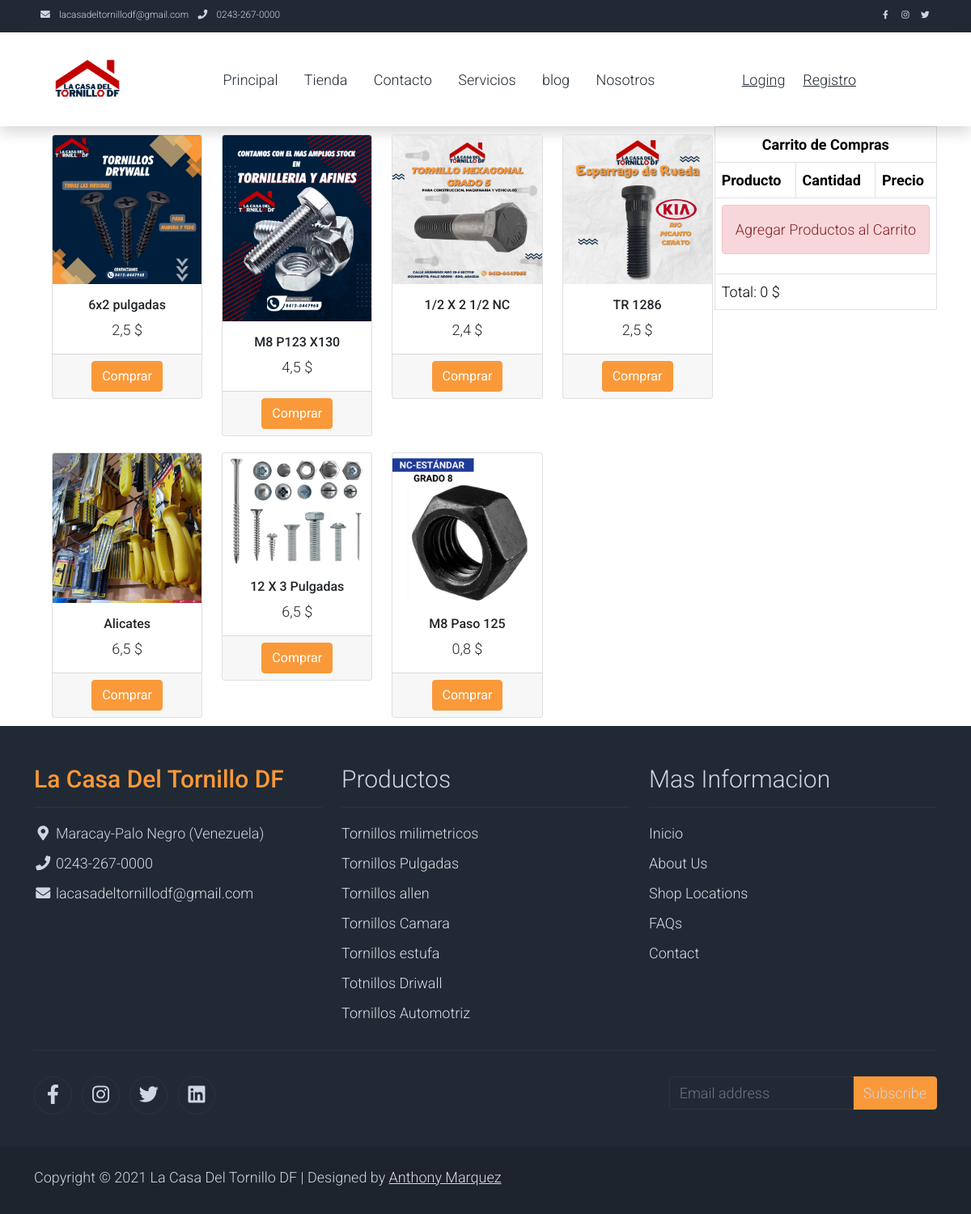
The app's page /tienda/ with its own data.
### tienda/models.py (models this page shows, shortened)
class Producto(models.Model):
    nombre=models.CharField(max_length=50)
    descripcion=models.CharField(max_length=200)
    imagen=models.ImageField(upload_to="tienda", null=True, blank=True)
    categorias=models.ManyToManyField(categorias)
    precio=models.FloatField(null=True, blank=True)
    created=models.DateTimeField(auto_now_add=True)
    updated=models.DateTimeField(auto_now_add=True)
    class Meta:
        verbose_name='producto'
        verbose_name_plural='productos'

### tienda/views.py (the view)
# urls.py: path('tienda/', include('tienda.urls')),
def tienda(request):
    productos=Producto.objects.all()
    return render(request, "tienda/tienda.html", {"productos":productos})

### carro/context_processor.py (called while the page is built)
def importe_total_carro(request):
    total = 0
    if 'carro' in request.session:
        for key, value in request.session["carro"].items():
            total += float(value["precio"])
    return {"importe_total_carro": total}

### templates/tienda/tienda.html (shortened to what this page needs)
{% extends "inicio/base.html" %}
{% load static %}
{% block content %}
<div class="container">
  <div style="float: right;">
    <div id="carro-container">
      {% include "carro/widget.html" %}
    </div>
  </div>
  <div class="row">
    {% for producto in productos %}
      <div class="col-md-3">
        <div class="card" style="width: 100%; margin: 10px 10px;">
          <img src="{{ producto.imagen.url }}" class="card-img-top">
          <div class="card-body" style="text-align:center;">
            <h6 class="card-title">{{ producto.nombre }}</h6>
            <p class="card-text">{{ producto.precio }}&nbsp;$</p>
          </div>
          <div class="card-footer text-center">
            <button class="btn btn-success agregar-producto" data-producto-id="{{ producto.id }}" data-url="{% url 'carro:agregar_producto' producto.id %}">Comprar</button>
          </div>
        </div>
      </div>
    {% endfor %}
  </div>
</div>
{% endblock %}

### templates/inicio/base.html (shortened to what this page needs)
<!DOCTYPE html>
<html lang="en">
<head>
    {% load static %}
    <link rel="stylesheet" href="{% static 'assets/css/bootstrap.min.css' %}">
    <link rel="stylesheet" href="{% static 'assets/css/templatemo.css' %}">
    <link rel="stylesheet" href="{% static 'assets/css/custom.css' %}">
    <link rel="stylesheet" href="{% static 'assets/css/fontawesome.min.css' %}">
    <link rel="stylesheet" href="https://unpkg.com/leaflet@1.7.1/dist/leaflet.css" />
</head>
<body>
    <nav class="navbar navbar-expand-lg bg-dark navbar-light d-none d-lg-block" id="templatemo_nav_top">
        <div class="container text-light">
            <div class="w-100 d-flex justify-content-between">
                <div>
                    <i class="fa fa-envelope mx-2"></i>
                    <a class="navbar-sm-brand text-light text-decoration-none" href="mailto:marquezanthoan15@gmail.com">lacasadeltornillodf@gmail.com</a>
                    <i class="fa fa-phone mx-2"></i>
                    <a class="navbar-sm-brand text-light text-decoration-none" href="tel:010-020-0340">0243-267-0000</a>
                </div>
                <div>
                    <a class="text-light" href="https://fb.com/templatemo" target="_blank" rel="sponsored"><i class="fab fa-facebook-f fa-sm fa-fw me-2"></i></a>
                    <a class="text-light" href="https://www.instagram.com/" target="_blank"><i class="fab fa-instagram fa-sm fa-fw me-2"></i></a>
                    <a class="text-light" href="https://twitter.com/" target="_blank"><i class="fab fa-twitter fa-sm fa-fw me-2"></i></a>
                </div>
            </div>
        </div>
    </nav>
    <nav class="navbar navbar-expand-lg navbar-light shadow">
        <div class="container d-flex justify-content-between align-items-center">
            <a class="navbar-brand text-success logo h1 align-self-center" href="{% url 'inicio'%}">
                <a href="{% url 'inicio'%}">
                    <img src="{% static './assets/img/logosinfondo2.png' %}" alt="Logo Casa del Tornillo DF" style="height: 100px; width: auto; margin-right: 10px;">
                </a>
            <div class="align-self-center collapse navbar-collapse flex-fill  d-lg-flex justify-content-lg-between" id="templatemo_main_nav">
                <div class="flex-fill">
                    <ul class="nav navbar-nav d-flex justify-content-between mx-lg-auto">
                        <li class="nav-item">
                            <a class="nav-link" href="{% url 'inicio' %}">Principal</a>
                        </li>
                        <li class="nav-item">
                            <a class="nav-link" href="{% url 'tienda' %}">Tienda</a>
                        </li>
                        <li class="nav-item">
                            <a class="nav-link" href="{% url 'contacto' %}">Contacto</a>
                        </li>
                        <li class="nav-item">
                            <a class="nav-link" href="{% url 'servicios' %}">Servicios</a>
                        </li>
                        <li class="nav-item">
                            <a class="nav-link" href="{% url 'blog' %}">blog</a>
                        </li>
                        <li class="nav-item">
                            <a class="nav-link" href="{% url 'nosotros' %}">Nosotros</a>
                        </li>
                    </ul>
                </div>
                        <div style="text-align: right; margin-right: 100px; color:black;">
                            {% if user.is_authenticated %}
                            Hola {{ user.username }} &nbsp; &nbsp; <a href="{% url 'cerra_sesion' %}">Cerrar Sesion</a>
                            {% else %}
                            <a   href="{% url 'logear' %}">Loging</a> &nbsp; &nbsp; <a href="{% url 'Authenticated' %}">Registro</a>
                            {% endif %}
                        </div>
                </div>
            </div>
    </nav>
{% block content %}
{% endblock %}
<footer class="bg-dark" id="tempaltemo_footer">
  <div class="container">
      <div class="row">
          <div class="col-md-4 pt-5">
              <h2 class="h2 text-success border-bottom pb-3 border-light logo">La Casa Del Tornillo DF</h2>
              <ul class="list-unstyled text-light footer-link-list">
                  <li>
                      <i class="fas fa-map-marker-alt fa-fw"></i>
                      Maracay-Palo Negro (Venezuela)
                  </li>
                  <li>
                      <i class="fa fa-phone fa-fw"></i>
                      <a class="text-decoration-none" href="tel:010-020-0340">0243-267-0000</a>
                  </li>
                  <li>
                      <i class="fa fa-envelope fa-fw"></i>
                      <a class="text-decoration-none" href="mailto:info@company.com">lacasadeltornillodf@gmail.com</a>
                  </li>
              </ul>
          </div>
          <div class="col-md-4 pt-5">
              <h2 class="h2 text-light border-bottom pb-3 border-light">Productos</h2>
              <ul class="list-unstyled text-light footer-link-list">
                  <li><a class="text-decoration-none" href="#">Tornillos milimetricos</a></li>
                  <li><a class="text-decoration-none" href="#">Tornillos Pulgadas</a></li>
                  <li><a class="text-decoration-none" href="#">Tornillos allen</a></li>
                  <li><a class="text-decoration-none" href="#">Tornillos Camara</a></li>
                  <li><a class="text-decoration-none" href="#">Tornillos estufa</a></li>
                  <li><a class="text-decoration-none" href="#">Totnillos Driwall</a></li>
                  <li><a class="text-decoration-none" href="#">Tornillos Automotriz</a></li>
              </ul>
          </div>
          <div class="col-md-4 pt-5">
              <h2 class="h2 text-light border-bottom pb-3 border-light">Mas Informacion</h2>
              <ul class="list-unstyled text-light footer-link-list">
                  <li><a class="text-decoration-none" href="#">Inicio</a></li>
                  <li><a class="text-decoration-none" href="#">About Us</a></li>
                  <li><a class="text-decoration-none" href="#">Shop Locations</a></li>
                  <li><a class="text-decoration-none" href="#">FAQs</a></li>
                  <li><a class="text-decoration-none" href="#">Contact</a></li>
              </ul>
          </div>
      </div>
      <div class="row text-light mb-4">
          <div class="col-12 mb-3">
              <div class="w-100 my-3 border-top border-light"></div>
          </div>
          <div class="col-auto me-auto">
              <ul class="list-inline text-left footer-icons">
                  <li class="list-inline-item border border-light rounded-circle text-center">
                      <a class="text-light text-decoration-none" target="_blank" href="http://facebook.com/"><i class="fab fa-facebook-f fa-lg fa-fw"></i></a>
                  </li>
                  <li class="list-inline-item border border-light rounded-circle text-center">
                      <a class="text-light text-decoration-none" target="_blank" href="https://www.instagram.com/"><i class="fab fa-instagram fa-lg fa-fw"></i></a>
                  </li>
                  <li class="list-inline-item border border-light rounded-circle text-center">
                      <a class="text-light text-decoration-none" target="_blank" href="https://twitter.com/"><i class="fab fa-twitter fa-lg fa-fw"></i></a>
                  </li>
                  <li class="list-inline-item border border-light rounded-circle text-center">
                      <a class="text-light text-decoration-none" target="_blank" href="https://www.linkedin.com/"><i class="fab fa-linkedin fa-lg fa-fw"></i></a>
                  </li>
              </ul>
          </div>
          <div class="col-auto">
              <div class="input-group mb-2">
                  <input type="text" class="form-control bg-dark border-light" id="subscribeEmail" placeholder="Email address">
                  <div class="input-group-text btn-success text-light">Subscribe</div>
              </div>
          </div>
      </div>
  </div>
  <div class="w-100 bg-black py-3">
      <div class="container">
          <div class="row pt-2">
              <div class="col-12">
                  <p class="text-left text-light">
                      Copyright &copy; 2021 La Casa Del Tornillo DF
                      | Designed by <a rel="sponsored" href="mailto:marquezanthoan15@gmail.com" target="_blank">Anthony Marquez</a>
                  </p>
              </div>
          </div>
      </div>
  </div>
</footer>
</body>
</html>

### templates/carro/widget.html
<table class="table table-bordered" style="color: black;">
    <thead>
        <tr>
            <th colspan="3" class="text-center">Carrito de Compras</th>
        </tr>
        <tr>
            <th>Producto</th>
            <th>Cantidad</th>
            <th>Precio</th>
        </tr>
    </thead>
    <tbody>
        {% if request.session.carro.items %}
            {% for key, value in request.session.carro.items %}
                <tr class="text-center" id="producto-{{ value.producto_id }}">
                    <td>{{ value.nombre }}</td>
                    <td id="cantidad-{{ value.producto_id }}">{{ value.cantidad }}</td>
                    <td>
                        <button class="btn btn-sm btn-success sumar-producto" data-producto-id="{{ value.producto_id }}" data-url="{% url 'carro:agregar_producto' value.producto_id %}">+</button>
                        <button class="btn btn-sm btn-danger restar-producto" data-producto-id="{{ value.producto_id }}" data-url="{% url 'carro:restar_producto' value.producto_id %}">-</button><br/>
                        <span id="precio-{{ value.producto_id }}">{{ value.precio }}</span> $
                    </td>
                </tr>
            {% endfor %}
        {% else %}
            <tr>
                <td colspan="3">
                    <div class="alert alert-danger text-center">Agregar Productos al Carrito</div>
                </td>
            </tr>
        {% endif %}
    </tbody>
    <tfoot>
        <tr>
            <td colspan="3">
                Total: <span id="importe-total">{{ importe_total_carro }}</span> $
            </td>
        </tr>
    </tfoot>
</table>

### static/assets/css/templatemo.css (style rules this page uses)
body, ul, li, p, a, label, input, div { font-family: 'Roboto', sans-serif; font-size: 18px !important; font-weight: 300 !important; }
.h1 { font-family: 'Roboto', sans-serif; font-size: 48px !important; font-weight: 200 !important; }
.h2 { font-family: 'Roboto', sans-serif; font-size: 30px !important; font-weight: 300; }
.logo { font-weight: 500 !important; }
.text-success { color: #fa9939 !important; }
.text-light { color: #cfd6e1 !important; }
.bg-dark { background-color: #212934 !important; }
.bg-black { background-color: #1d242d !important; }
.btn-success { background-color: #fa9939 !important; border-color: #fa9939!important; }
#templatemo_nav_top { min-height: 40px; }
#templatemo_nav_top * { font-size: .9em !important; }
#templatemo_main_nav a { color: #212934; }
.form-control { border: 1px solid #e8e8e8; }
#tempaltemo_footer a { color: #dcdde1; }
#tempaltemo_footer ul.footer-link-list li { padding-top: 10px; }
#tempaltemo_footer ul.footer-icons li { width: 2.6em; height: 2.6em; line-height: 2.6em; }
#tempaltemo_footer .border-light { border-color: #2d343f !important; }
@media (min-width: 768px) { #templatemo_main_nav .navbar-nav { max-width: 450px; } }
@media (min-width: 992px) { #templatemo_main_nav .navbar-nav { max-width: 550px; } }

### records on screen
Producto: imagen (picture), nombre "6x2 pulgadas", precio "2,5"
Producto: imagen (picture), nombre "M8 P123 X130", precio "4,5"
Producto: imagen (picture), nombre "1/2 X 2 1/2 NC", precio "2,4"
Producto: imagen (picture), nombre "TR 1286", precio "2,5"
Producto: imagen (picture), nombre "Alicates", precio "6,5"
Producto: imagen (picture), nombre "12 X 3 Pulgadas", precio "6,5"
Producto: imagen (picture), nombre "M8 Paso 125", precio "0,8"

### other values on screen
{{ importe_total_carro }} "0"
